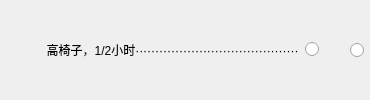
              <widget class="QWidget" name="widget_70" native="true">
               <property name="sizePolicy">
                <sizepolicy hsizetype="Preferred" vsizetype="Fixed">
                 <horstretch>0</horstretch>
                 <verstretch>0</verstretch>
                </sizepolicy>
               </property>
               <layout class="QHBoxLayout" name="horizontalLayout_60">
                <property name="leftMargin">
                 <number>0</number>
                </property>
                <property name="topMargin">
                 <number>0</number>
                </property>
                <property name="rightMargin">
                 <number>6</number>
                </property>
                <property name="bottomMargin">
                 <number>0</number>
                </property>
                <item>
                 <widget class="QLabel" name="label_79">
                  <property name="sizePolicy">
                   <sizepolicy hsizetype="Expanding" vsizetype="Fixed">
                    <horstretch>0</horstretch>
                    <verstretch>0</verstretch>
                   </sizepolicy>
                  </property>
                  <property name="text">
                   <string>              高椅子，1/2小时·········································</string>
                  </property>
                  <property name="alignment">
                   <set>Qt::AlignLeading|Qt::AlignLeft|Qt::AlignVCenter</set>
                  </property>
                 </widget>
                </item>
                <item>
                 <widget class="QRadioButton" name="radioButton_120">
                  <property name="sizePolicy">
                   <sizepolicy hsizetype="Fixed" vsizetype="Fixed">
                    <horstretch>0</horstretch>
                    <verstretch>0</verstretch>
                   </sizepolicy>
                  </property>
                  <property name="layoutDirection">
                   <enum>Qt::RightToLeft</enum>
                  </property>
                  <property name="text">
                   <string/>
                  </property>
                 </widget>
                </item>
                <item>
                 <widget class="QRadioButton" name="radioButton_121">
                  <property name="sizePolicy">
                   <sizepolicy hsizetype="Fixed" vsizetype="Fixed">
                    <horstretch>0</horstretch>
                    <verstretch>0</verstretch>
                   </sizepolicy>
                  </property>
                  <property name="layoutDirection">
                   <enum>Qt::RightToLeft</enum>
                  </property>
                  <property name="text">
                   <string>    </string>
                  </property>
                 </widget>
                </item>
               </layout>
              </widget>
